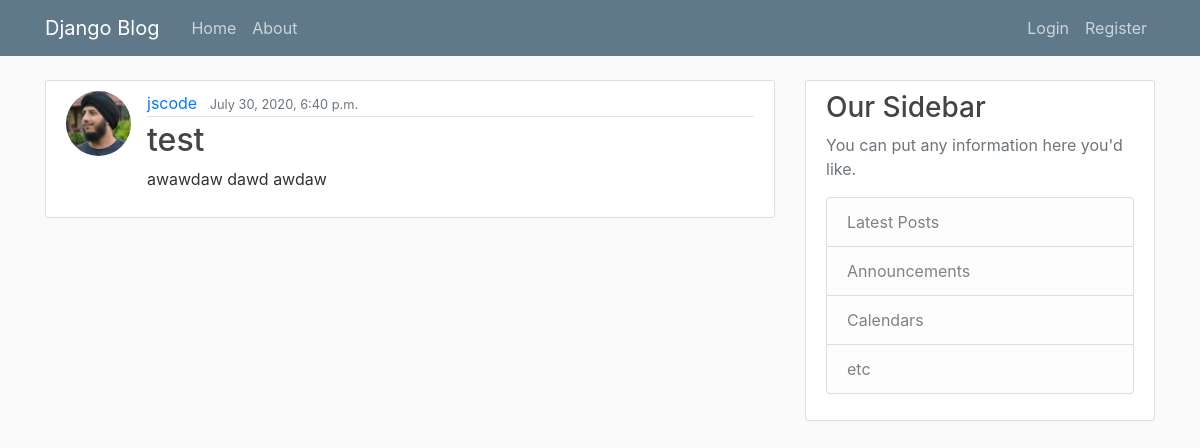
The app's page /, older data.
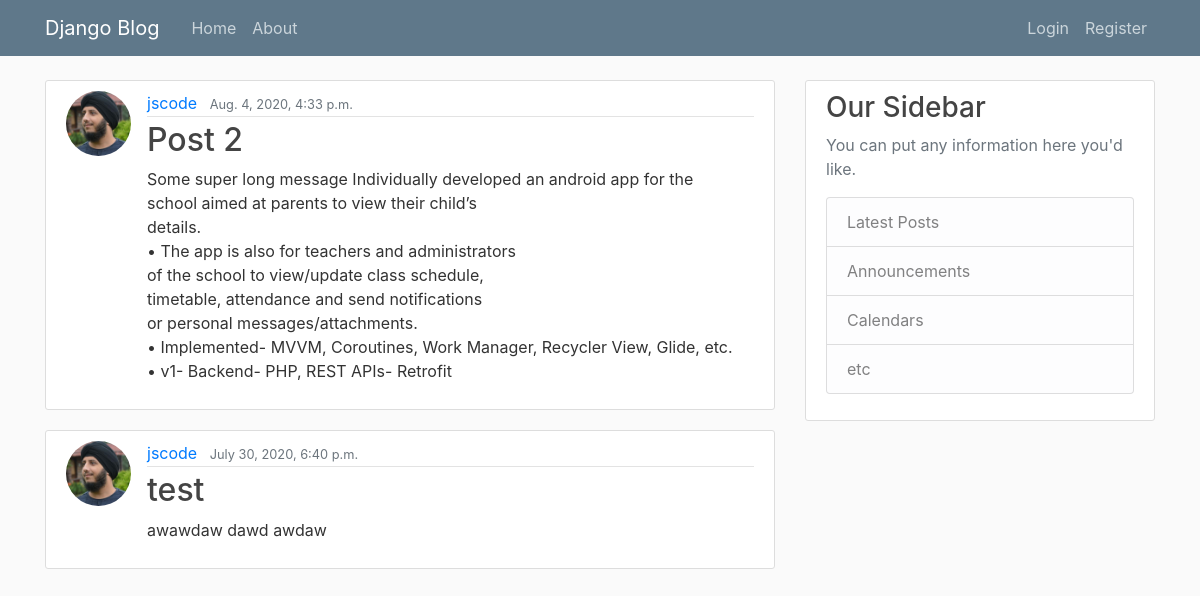
The same page, newer data.
### blogs/models.py (models this page shows, shortened)
class Post(models.Model):
    title = models.CharField(max_length=32)
    content = models.TextField()
    date_posted = models.DateTimeField(default=timezone.now)
    author = models.ForeignKey(User, on_delete= models.CASCADE)

### users/models.py (models this page shows, shortened)
class Profile(models.Model):
    user = models.OneToOneField(User,on_delete=models.CASCADE)
    image = models.ImageField(default='default.jpg',upload_to='profile_pics')

### blogs/views.py (the view)
# urls.py: path('',views.PostListView.as_view(),name="blog-home"),
class PostListView(ListView):
    model=Post
    template_name='blogs/home.html'
    context_object_name='posts'
    ordering=['-date_posted']
    paginate_by = 4

### templates/blogs/home.html
{% extends "base.html" %}
{% block content %}
{% for post in posts %}
<article class="media content-section">
    <img class="rounded-circle article-img" src="{{ post.author.profile.image.url }}">
    <div class="media-body">
        <div class="article-metadata">
            <a class="mr-2" href="#">{{ post.author }}</a>
            <small class="text-muted">{{ post.date_posted }}</small>
        </div>
        <h2><a class="article-title" href="{% url 'post-detail' post.id %}">{{ post.title }}</a></h2>
        <p class="article-content">{{ post.content }}</p>
    </div>
</article>
{% endfor %}
{% endblock content %}

Row changes from the older to the newer data that the page shows:
added Post: author.profile.image (picture), author "jscode", date_posted "Aug. 4, 2020, 4:33 p.m.", title "Post 2", content "Some super long message Individually developed an android app for the school aimed at parents to view their child’s details. • The app is also for teachers and administrators of the school to view/update class schedule, timetable, attendance and send notifications or personal messages/attachments. • Implemented- MVVM, Coroutines, Work Manager, Recycler View, Glide, etc. • v1- Backend- PHP, REST APIs- Retrofit"
